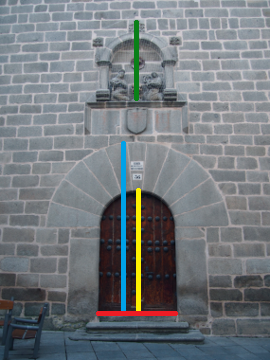
#> input picture Puerta/puerta.png, 270 x 360 px
$ python 'Medición.py'
#> lines starting #> are read from the running program, lines starting #| are printed output that depends on the picture; after the words box and inside, x2 and y2 are one past the last pixel; in counts of white or black regions, pixels touching at a corner belong together
import cv2

# Cargar la imagen
img = cv2.imread('puerta.png')
#> img is the input picture: shape (360, 270, 3); mean B, G, R 125.1, 120.7, 115.2

# Seleccionar los dos puntos
#Línea amarilla
p1 = (138, 190)
p2 = (138, 310)
#Línea cyan
p3 = (123, 144)
p4 = (123, 310)
#Línea verde
p5 = (137, 20)
p6 = (137, 108)
#Línea roja
p7 = (175, 310)
p8 = (100, 310)

# Dibujar los puntos en la imagen
cv2.circle(img, p1, 5, (0, 149, 196), -1)
#> img: shape (360, 270, 3); 0.08% of pixels changed, all inside (x1, y1, x2, y2) = (133, 185, 144, 196)
cv2.circle(img, p2, 5, (0, 149, 196), -1)
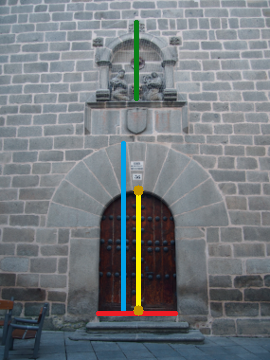
#> img: shape (360, 270, 3); mean B, G, R 125, 120.7, 115.3

cv2.circle(img, p3, 5, (143, 102, 11), -1)
#> img: shape (360, 270, 3); 0.08% of pixels changed, all inside (x1, y1, x2, y2) = (118, 139, 129, 150)
cv2.circle(img, p4, 5, (143, 102, 11), -1)
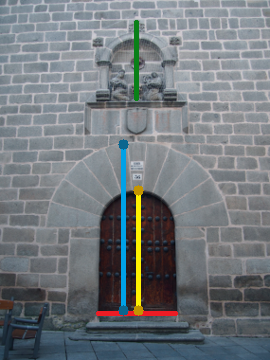
#> img: shape (360, 270, 3); mean B, G, R 125, 120.7, 115.1

cv2.circle(img, p5, 5, (55, 185, 33), -1)
#> img: shape (360, 270, 3); 0.08% of pixels changed, all inside (x1, y1, x2, y2) = (132, 15, 143, 26)
cv2.circle(img, p6, 5, (55, 185, 33), -1)
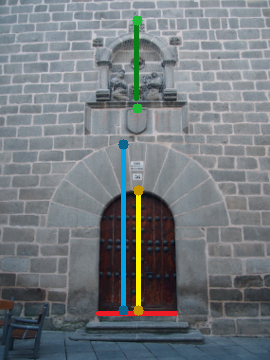
#> img: shape (360, 270, 3); mean B, G, R 124.9, 120.8, 115

cv2.circle(img, p7, 5, (0, 0, 255), -1)
#> img: shape (360, 270, 3); 0.08% of pixels changed, all inside (x1, y1, x2, y2) = (170, 305, 181, 316)
cv2.circle(img, p8, 5, (0, 0, 255), -1)
#> img: shape (360, 270, 3); mean B, G, R 124.8, 120.7, 115.2

# Calcular la distancia
dA = ((p2[0] - p1[0])**2 + (p2[1] - p1[1])**2)**0.5
dC = ((p4[0] - p3[0])**2 + (p4[1] - p3[1])**2)**0.5
dV = ((p6[0] - p5[0])**2 + (p6[1] - p5[1])**2)**0.5
dR = ((p8[0] - p7[0])**2 + (p8[1] - p7[1])**2)**0.5

#Calcular la distancia en metros
dmA = 3
dmC = (dmA * dC)/dA
dmV = (dmA * dV)/dA
dmR = (dmA * dR)/dA

# Mostrar la distancia en pixeles
print('La distancia en pixeles es:')
print('La distancia de la línea amarilla es:', dA)
print('La distancia de la línea cyan es:', dC)
print('La distancia de la línea verde es:', dV)
print('La distancia de la línea roja es:', dR)
print('\n')

#Mostrar la distancia en metros
print('La distancia en metros es:')
print('La distancia de la línea amarilla es:', dmA)
print('La distancia de la línea cyan es:', dmC)
print('La distancia de la línea verde es:', dmV)
print('La distancia de la línea roja es:', dmR)

# Mostrar la imagen con los puntos y la distancia

cv2.imshow('Imagen', img)
cv2.waitKey(0)
cv2.destroyAllWindows()
